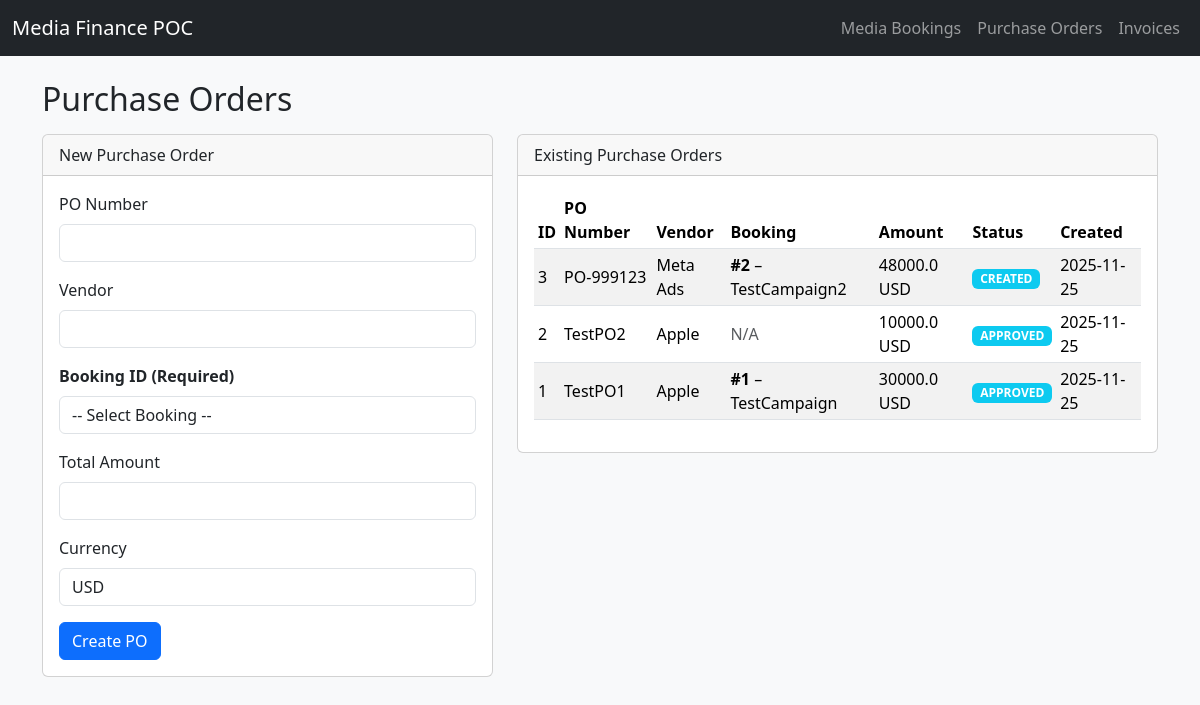
Page /purchase-orders on the earlier database version.
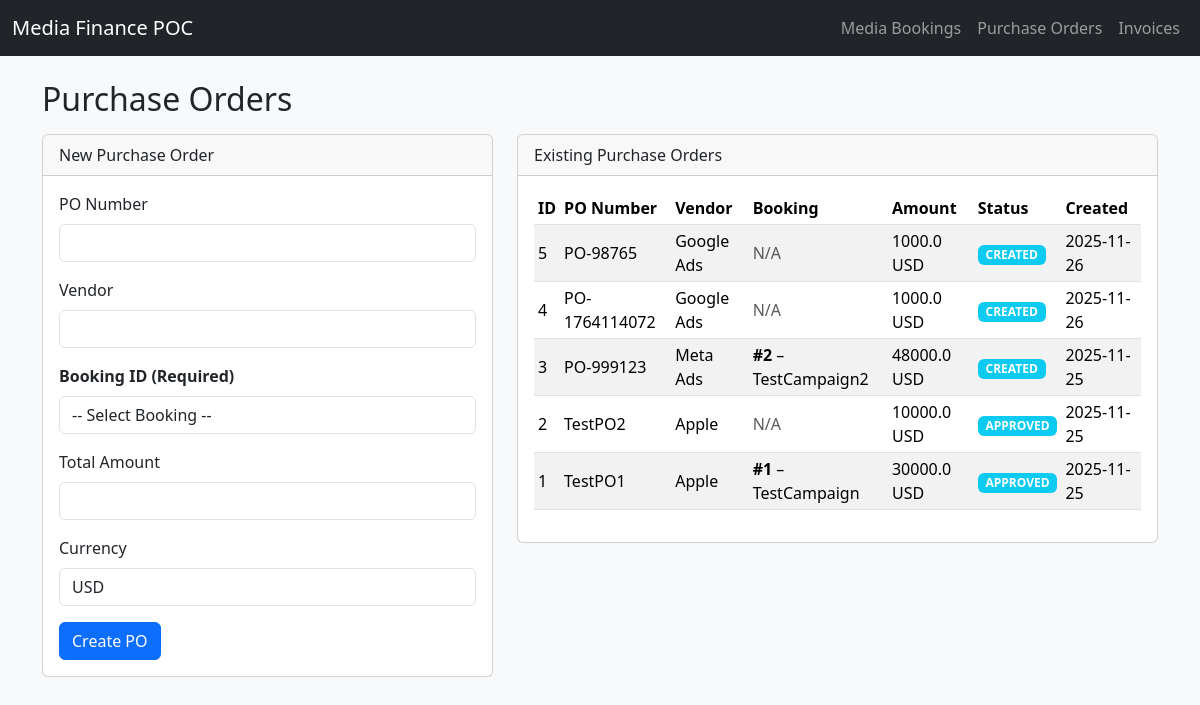
Same page on the later database version.
### app.py (models this page shows)
class PurchaseOrder(db.Model):
    id = db.Column(db.Integer, primary_key=True)
    po_number = db.Column(db.String(50), unique=True, nullable=False)
    vendor = db.Column(db.String(100), nullable=False)
    booking_id = db.Column(db.Integer, db.ForeignKey("media_booking.id"))
    total_amount = db.Column(db.Float)
    currency = db.Column(db.String(10))
    status = db.Column(db.String(50), default="CREATED")
    created_at = db.Column(db.DateTime, default=datetime.utcnow)
    booking = db.relationship("MediaBooking", backref="purchase_orders")

class MediaBooking(db.Model):
    id = db.Column(db.Integer, primary_key=True)
    campaign_name = db.Column(db.String(200), nullable=False)
    channel = db.Column(db.String(50), nullable=False)
    market = db.Column(db.String(100))
    vendor = db.Column(db.String(100))
    start_date = db.Column(db.String(20))
    end_date = db.Column(db.String(20))
    unit_rate = db.Column(db.Float)
    units = db.Column(db.Integer)
    budget = db.Column(db.Float)
    currency = db.Column(db.String(10))
    status = db.Column(db.String(50), default="PLANNED")
    created_at = db.Column(db.DateTime, default=datetime.utcnow)

### app.py (the view, shortened to what this page needs)
@app.route("/purchase-orders", methods=["GET", "POST"])
def purchase_orders():
    pos = PurchaseOrder.query.order_by(PurchaseOrder.created_at.desc()).all()
    bookings = MediaBooking.query.all()
    return render_template("purchase_orders.html", pos=pos, bookings=bookings)

### templates/purchase_orders.html (shortened to what this page needs)
{% extends "base.html" %}
{% block content %}
<h2 class="mb-3">Purchase Orders</h2>
<div class="row">
  <div class="col-md-5">
    <div class="card mb-4">
      <div class="card-header">
        New Purchase Order
      </div>
      <div class="card-body">
        <form method="POST">
          <div class="mb-3">
              <label class="form-label">PO Number</label>
              <input type="text" name="po_number" class="form-control" required>
          </div>
          <div class="mb-3">
              <label class="form-label">Vendor</label>
              <input type="text" name="vendor" class="form-control" required>
          </div>
          <div class="mb-3">
              <label class="form-label"><b>Booking ID (Required)</b></label>
              <select name="booking_id" class="form-control" required>
                  <option value="">-- Select Booking --</option>
              </select>
          </div>
          <div class="mb-3">
              <label class="form-label">Total Amount</label>
              <input type="number" step="0.01" name="total_amount" class="form-control" required>
          </div>
          <div class="mb-3">
              <label class="form-label">Currency</label>
              <input type="text" name="currency" class="form-control" value="USD" required>
          </div>
          <button type="submit" class="btn btn-primary">Create PO</button>
        </form>
      </div>
    </div>
  </div>
  <div class="col-md-7">
    <div class="card">
      <div class="card-header">
        Existing Purchase Orders
      </div>
      <div class="card-body table-responsive">
        {% if pos %}
        <table class="table table-sm table-striped align-middle">
          <thead>
            <tr>
              <th>ID</th>
              <th>PO Number</th>
              <th>Vendor</th>
              <th>Booking</th>
              <th>Amount</th>
              <th>Status</th>
              <th>Created</th>
            </tr>
          </thead>
          <tbody>
            {% for po in pos %}
            <tr>
              <td>{{ po.id }}</td>
              <td>{{ po.po_number }}</td>
              <td>{{ po.vendor }}</td>
              <td>
                {% if po.booking %}
                  <b>#{{ po.booking.id }}</b> – {{ po.booking.campaign_name }}
                {% else %}
                  <span class="text-muted">N/A</span>
                {% endif %}
              </td>
              <td>{{ po.total_amount }} {{ po.currency }}</td>
              <td><span class="badge bg-info">{{ po.status }}</span></td>
              <td>{{ po.created_at.strftime('%Y-%m-%d') if po.created_at }}</td>
            </tr>
            {% endfor %}
          </tbody>
        </table>
        {% else %}
          <p class="text-muted mb-0">No purchase orders yet.</p>
        {% endif %}
      </div>
    </div>
  </div>
</div>
{% endblock %}

Differences in the rows shown:
added PurchaseOrder: id "5", po_number "PO-98765", vendor "Google Ads", shows "N/A", total_amount "1000.0", currency "USD", status "CREATED", created_at "2025-11-26"
added PurchaseOrder: id "4", po_number "PO-1764114072", vendor "Google Ads", shows "N/A", total_amount "1000.0", currency "USD", status "CREATED", created_at "2025-11-26"
